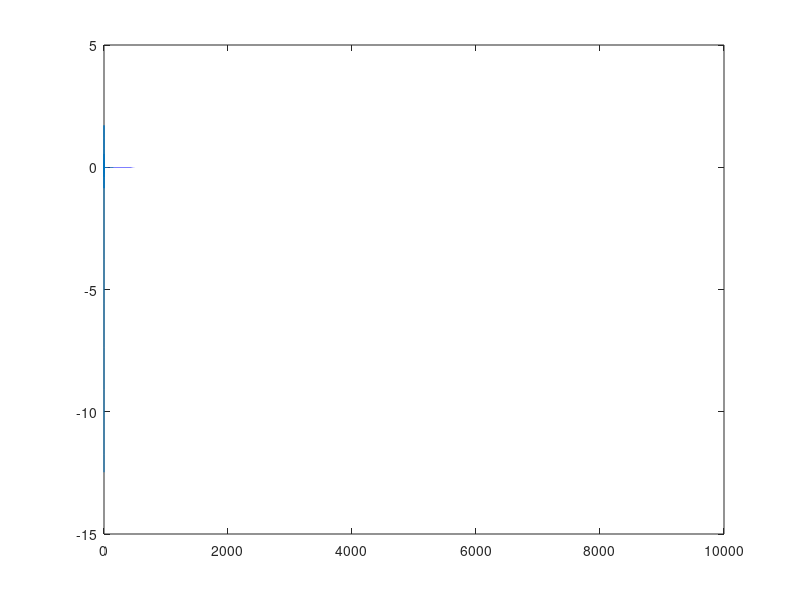

The MATLAB source for this figure: (Note: this script raises an error after producing the figure.)
reD=40;
x=linspace(0,10000,1e6);
w=besselj(1,reD.*x).*bessely(1,x)-besselj(1,x).*bessely(1,reD.*x);
plot(x,w);
hold on;
scatter(Roots,T);